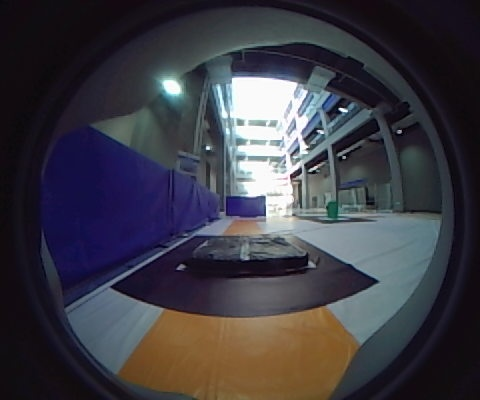
#> input picture Craic/13/go13_new/calibration_images/calibration_image_00.jpg, 480 x 400 px, given in place of the camera
$ python tyr2.py
#> lines starting #> are read from the running program, lines starting #| are printed output that depends on the picture; after the words box and inside, x2 and y2 are one past the last pixel; in counts of white or black regions, pixels touching at a corner belong together
import cv2
import numpy as np

# 初始化全局变量
drawing = False  # 是否正在绘制矩形
ix, iy = -1, -1  # 矩形起点坐标
rectangle = []  # 保存矩形坐标

x_start2, y_start2 = 116, 248
x_end2, y_end2 = 355, 333

# 打开摄像头
cap = cv2.VideoCapture(1)

if not cap.isOpened():
    print("无法打开摄像头")
    exit()

while True:
    ret, cv_image = cap.read()
#> cv_image is the input picture: shape (400, 480, 3); mean B, G, R 68.3, 60.1, 61.5
    if not ret:
        print("无法读取摄像头画面")
        break
    height, width, channels = cv_image.shape
#> height = 400; width = 480; channels = 3
    cv2.imshow('1',cv_image)
    hsv = cv2.cvtColor(cv_image, cv2.COLOR_BGR2HSV)
#> hsv: shape (400, 480, 3); mean H, S, V 109.6, 88.3, 75.6
    # 黄色线条的阈值
    lower_yellow = np.array([0, 80, 0])
    upper_yellow = np.array([60, 255, 255])
    yellow_mask = cv2.inRange(hsv, lower_yellow, upper_yellow)
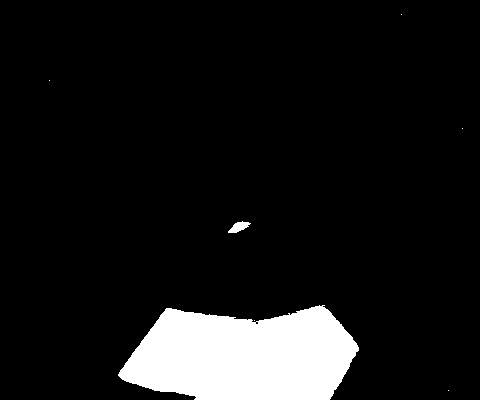
#> yellow_mask: shape (400, 480); 9.2% white; 7 white regions (5 under 20 px), largest, box (x1, y1, x2, y2) and area: (118, 305, 359, 400) 17444, (228, 221, 251, 233) 151

    # 处理黄色线条的掩码
    dilate_kernel = cv2.getStructuringElement(cv2.MORPH_ELLIPSE, (1, 1))
    erode_kernel = cv2.getStructuringElement(cv2.MORPH_RECT, (5, 5))

    yellow_mask = cv2.dilate(yellow_mask, dilate_kernel)
    yellow_mask = cv2.erode(yellow_mask, erode_kernel)
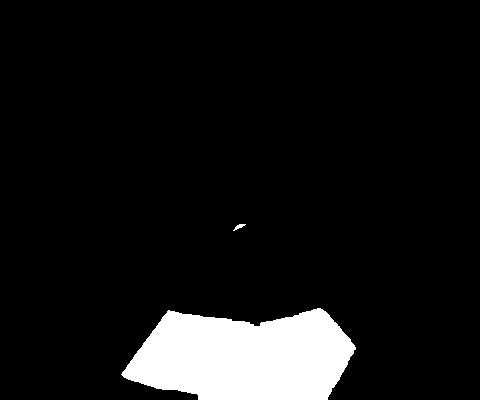
#> yellow_mask: shape (400, 480); 8.5% white; 2 white regions, box (x1, y1, x2, y2) and area: (121, 308, 356, 400) 16297, (233, 224, 246, 231) 38
    yellow_mask = cv2.medianBlur(yellow_mask, 9)
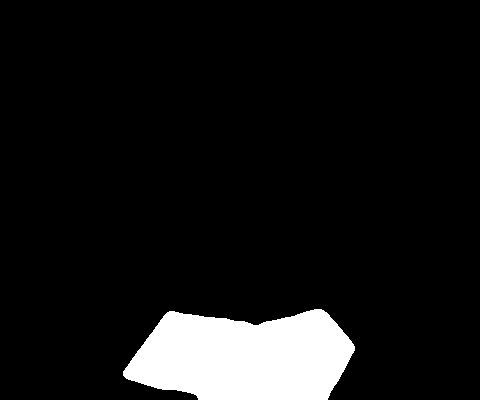
#> yellow_mask: shape (400, 480); 8.5% white; 1 white region, box (x1, y1, x2, y2) and area: (123, 309, 355, 400) 16286

    # 计算指定区域的黄色的质心
    rect_yellow_mask = yellow_mask[y_start2:y_end2, x_start2:x_end2]
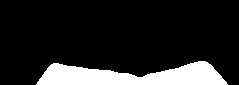
#> rect_yellow_mask: shape (85, 239); 14.6% white; 1 white region, box (x1, y1, x2, y2) and area: (36, 61, 228, 85) 2966
    m_yellow = cv2.moments(rect_yellow_mask, False)
#> m_yellow = moments, m00 756330, centre m10/m00, m01/m00 = (131.9, 75.95)
    try:
        cx_yellow, cy_yellow = m_yellow['m10'] / m_yellow['m00'], m_yellow['m01'] / m_yellow['m00']
#> cx_yellow = 131.9; cy_yellow = 75.95
        cx_yellow += x_start2
#> cx_yellow = 247.9
        cy_yellow += y_start2
#> cy_yellow = 324
    except ZeroDivisionError:
        cx_yellow, cy_yellow = height / 2, width / 2

    cv2.rectangle(yellow_mask, (x_start2, y_start2), (x_end2, y_end2), (255, 255, 0), 7)

    # 在掩码图像上画出黄色线条的质心
    cv2.circle(yellow_mask, (int(cx_yellow), int(cy_yellow)), 0, (0, 0, 0), 50)
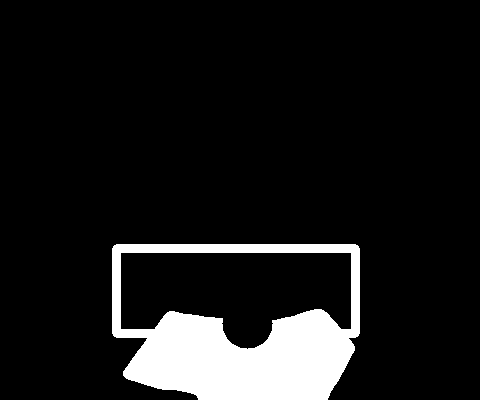
#> yellow_mask: shape (400, 480); 10% white; 1 white region, box (x1, y1, x2, y2) and area: (112, 244, 360, 400) 19264
    cv2.imshow('yellow_mask', yellow_mask)

    k = cv2.waitKey(1) & 0xFF
#> (key Esc is pressed here)
    if k == 27:  # 按下ESC键退出
        break

# 释放摄像头并关闭窗口
cap.release()
cv2.destroyAllWindows()

# 输出保存的矩形坐标
if rectangle:
    print("矩形起点坐标: ", rectangle[0])
    print("矩形终点坐标: ", rectangle[1])
else:
    print("没有绘制矩形区域")

$ run again, on Craic/13/go13_new/calibration_images/calibration_image_01.jpg
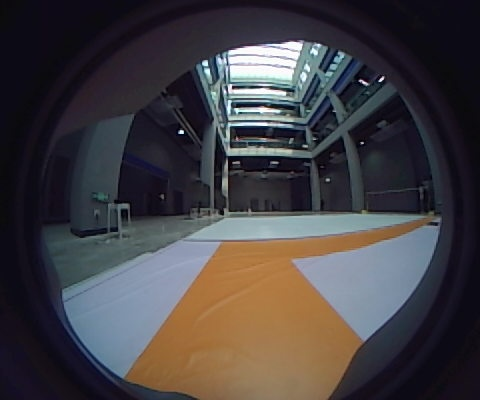
#> input picture Craic/13/go13_new/calibration_images/calibration_image_01.jpg, 480 x 400 px, given in place of the camera
#> cv_image is the input picture: shape (400, 480, 3); mean B, G, R 66.8, 63.7, 67.3
#> hsv: shape (400, 480, 3); mean H, S, V 103.7, 91.4, 79.5
#> `rect_yellow_mask = yellow_mask[y_start2:y_end2, x_start2:x_end2]`:
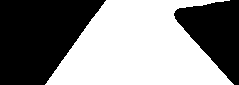
#> rect_yellow_mask: shape (85, 239); 52.7% white; 2 black regions, box (x1, y1, x2, y2) and area: (0, 0, 106, 85) 6392, (174, 0, 239, 85) 3215
#> m_yellow = moments, m00 2730540, centre m10/m00, m01/m00 = (137.8, 48.17)
#> `cx_yellow, cy_yellow = m_yellow['m10'] / m_yellow['m00'], m_yellow['m0..`: cx_yellow = 137.8; cy_yellow = 48.17
#> `cx_yellow += x_start2`: cx_yellow = 253.8
#> `cy_yellow += y_start2`: cy_yellow = 296.2
#> `cv2.circle(yellow_mask, (int(cx_yellow), int(cy_yellow)), 0, (0, 0, 0)..`:
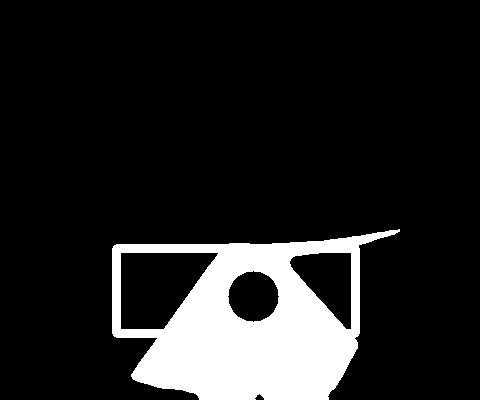
#> yellow_mask: shape (400, 480); 13.4% white; 1 white region, box (x1, y1, x2, y2) and area: (112, 229, 400, 400) 25805

$ run again, on Craic/13/go13_new/calibration_images/calibration_image_03.jpg
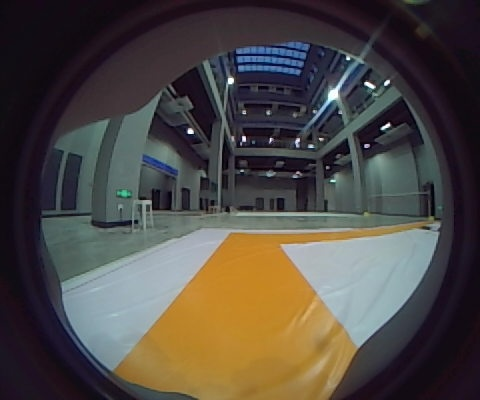
#> input picture Craic/13/go13_new/calibration_images/calibration_image_03.jpg, 480 x 400 px, given in place of the camera
#> cv_image is the input picture: shape (400, 480, 3); mean B, G, R 67.8, 72.8, 78.3
#> hsv: shape (400, 480, 3); mean H, S, V 106.7, 87.7, 87.3
#> `rect_yellow_mask = yellow_mask[y_start2:y_end2, x_start2:x_end2]`:
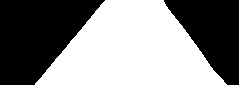
#> rect_yellow_mask: shape (85, 239); 52.1% white; 2 black regions, box (x1, y1, x2, y2) and area: (0, 0, 105, 85) 5929, (164, 0, 239, 85) 3809
#> m_yellow = moments, m00 2697135, centre m10/m00, m01/m00 = (131.1, 49.64)
#> `cx_yellow, cy_yellow = m_yellow['m10'] / m_yellow['m00'], m_yellow['m0..`: cx_yellow = 131.1; cy_yellow = 49.64
#> `cx_yellow += x_start2`: cx_yellow = 247.1
#> `cy_yellow += y_start2`: cy_yellow = 297.6
#> `cv2.circle(yellow_mask, (int(cx_yellow), int(cy_yellow)), 0, (0, 0, 0)..`:
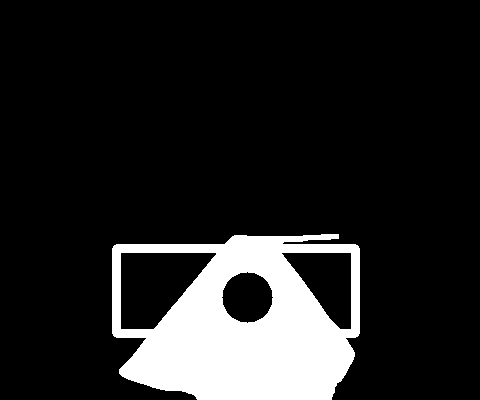
#> yellow_mask: shape (400, 480); 13.9% white; 1 white region, box (x1, y1, x2, y2) and area: (112, 234, 360, 400) 26700
